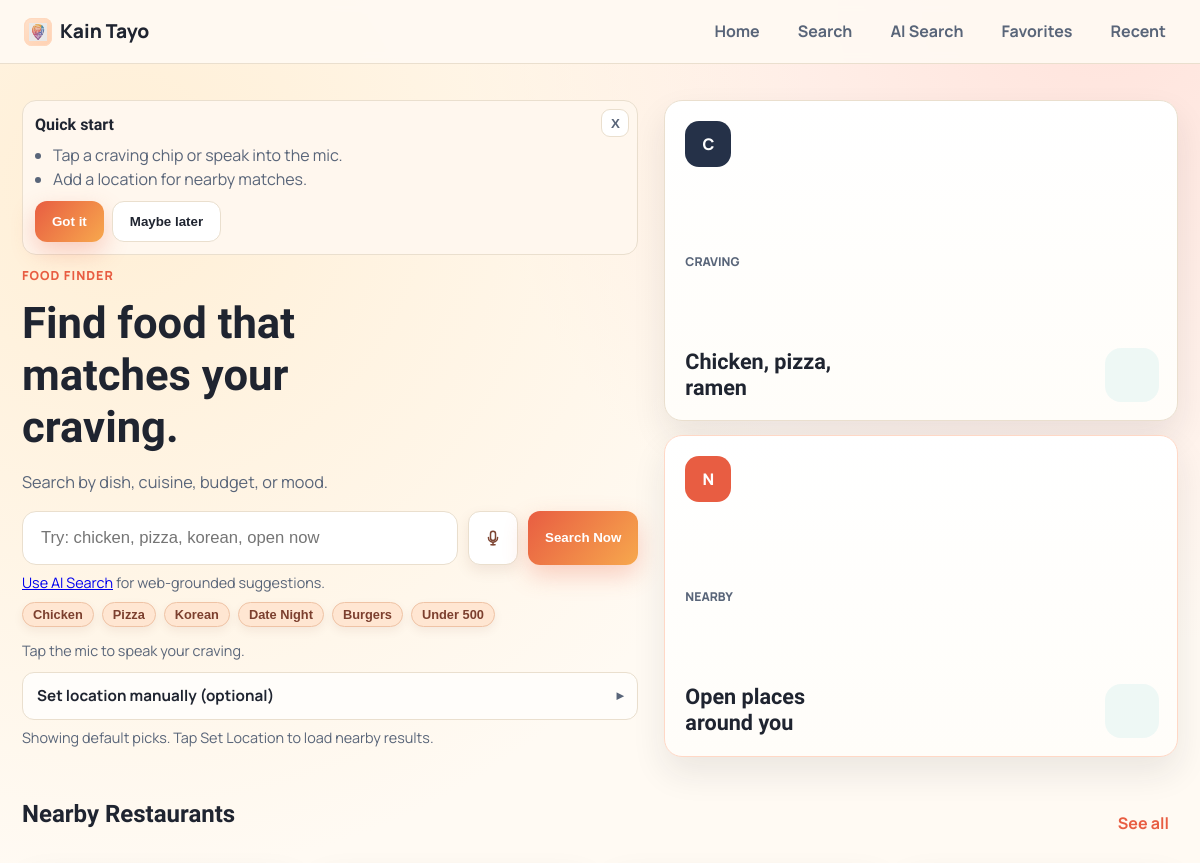
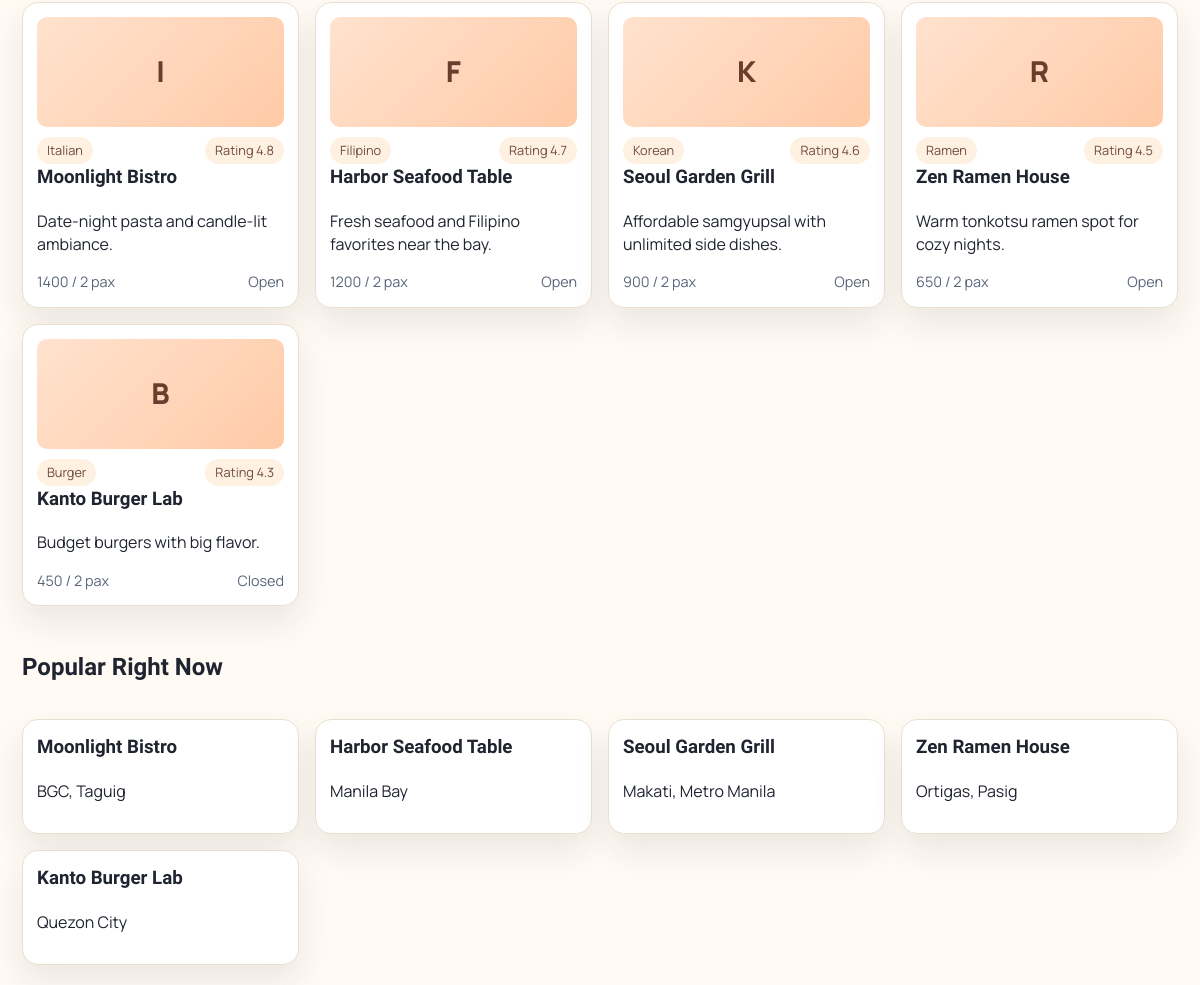
The page / on the database its author committed (2 pictures, top to bottom).
### restaurants/models.py (models this page shows, shortened)
class Restaurant(models.Model):
    name = models.CharField(max_length=255)
    cuisine = models.CharField(max_length=120)
    mood_tags = models.CharField(max_length=255, blank=True)
    description = models.TextField(blank=True)
    price_level = models.PositiveSmallIntegerField(default=2)  # 1=budget, 4=premium
    average_cost_for_two = models.PositiveIntegerField(default=500)
    rating = models.DecimalField(max_digits=2, decimal_places=1, default=4.0)
    is_open_now = models.BooleanField(default=True)
    latitude = models.FloatField()
    longitude = models.FloatField()
    address = models.CharField(max_length=255)
    embedding = VectorField(dimensions=768, null=True, blank=True)
    created_at = models.DateTimeField(auto_now_add=True)
    updated_at = models.DateTimeField(auto_now=True)
    class Meta:
        ordering = ["-rating", "average_cost_for_two"]
        indexes = [
            models.Index(fields=["cuisine"], name="restaurant_cuisine_idx"),
            models.Index(fields=["is_open_now"], name="restaurant_open_now_idx"),
            models.Index(fields=["-rating"], name="restaurant_rating_desc_idx"),
            models.Index(fields=["average_cost_for_two"], name="restaurant_budget_idx"),
        ]

### restaurants/views.py (the view)
# urls.py: path("", views.home_page, name="home"),
@ensure_csrf_cookie
def home_page(request):
    nearby_spots = Restaurant.objects.order_by("-rating")[:12]
    trending = (
        Restaurant.objects.annotate(favorites_count=Count("favorited_by"))
        .order_by("-is_open_now", "-favorites_count", "-rating", "average_cost_for_two")[:8]
    )
    return render(
        request,
        "restaurants/home.html",
        {
            "nearby_spots": nearby_spots,
            "trending": trending,
            "mapbox_access_token": settings.MAPBOX_ACCESS_TOKEN,
        },
    )

### restaurants/templates/restaurants/home.html (shortened to what this page needs)
{% extends "restaurants/base.html" %}
{% load static %}
{% block content %}
<section class="hero">
    <div class="hero-copy">
        <div id="homeOnboardingMount"></div>
        <p class="hero-kicker">Food Finder</p>
        <h1>Find food that matches your craving.</h1>
        <p class="hero-subtext">
            Search by dish, cuisine, budget, or mood.
        </p>
        <form class="hero-search" action="/search/" method="get">
            <input
                id="homeQueryInput"
                name="q"
                type="text"
                placeholder="Try: chicken, pizza, korean, open now"
            />
            <button id="homeVoiceBtn" class="icon-btn home-voice-btn" type="button" aria-label="Tell me what you want">
            </button>
            <button class="btn primary" type="submit">Search Now</button>
        </form>
        <p class="helper-text"><a href="/ai-search/">Use AI Search</a> for web-grounded suggestions.</p>
        <div class="recommendation-chips" id="recommendationChips">
            <button class="chip clickable-chip" type="button" data-query="chicken">Chicken</button>
            <button class="chip clickable-chip" type="button" data-query="pizza">Pizza</button>
            <button class="chip clickable-chip" type="button" data-query="korean">Korean</button>
            <button class="chip clickable-chip" type="button" data-query="quiet date place">Date Night</button>
            <button class="chip clickable-chip" type="button" data-query="burger">Burgers</button>
            <button class="chip clickable-chip" type="button" data-query="under 500">Under 500</button>
        </div>
        <p id="homeVoiceStatus" class="helper-text">Tap the mic to speak your craving.</p>
        <details class="location-details">
            <summary>Set location manually (optional)</summary>
        </details>
        <p id="homeLocationStatus" class="helper-text">Set a location for nearby picks.</p>
    </div>
    <div class="hero-panel">
        <div class="mini-card visual-card craving-card">
            <span class="visual-card-icon" aria-hidden="true">C</span>
            <p>Craving</p>
            <h3>Chicken, pizza, ramen</h3>
        </div>
        <div class="mini-card visual-card nearby-card highlight">
            <span class="visual-card-icon" aria-hidden="true">N</span>
            <p>Nearby</p>
            <h3>Open places around you</h3>
        </div>
    </div>
</section>
<section class="grid-section">
    <div class="section-head">
        <h2>Nearby Restaurants</h2>
        <a href="/nearby/">See all</a>
    </div>
    <div class="restaurant-grid" id="nearbyGrid">
        {% for restaurant in nearby_spots %}
        <a class="restaurant-card card-link" href="/restaurant/{{ restaurant.id }}/">
            <div class="card-thumb card-thumb-default">{{ restaurant.cuisine|slice:":1"|upper }}</div>
            <div class="chip-row">
                <span class="chip">{{ restaurant.cuisine|title }}</span>
                <span class="chip">Rating {{ restaurant.rating }}</span>
            </div>
            <h3>{{ restaurant.name }}</h3>
            <p>{{ restaurant.description|truncatechars:96 }}</p>
            <div class="card-meta">
                <span>{{ restaurant.average_cost_for_two }} / 2 pax</span>
                <span>{% if restaurant.is_open_now %}Open{% else %}Closed{% endif %}</span>
            </div>
        </a>
        {% empty %}
        <p class="empty-state">No nearby restaurants yet. Try again after location is detected.</p>
        {% endfor %}
    </div>
</section>
<section class="grid-section">
    <div class="section-head">
        <h2>Popular Right Now</h2>
    </div>
    <div class="restaurant-grid compact">
        {% for restaurant in trending %}
        <a class="restaurant-card compact-card card-link" href="/restaurant/{{ restaurant.id }}/">
            <h3>{{ restaurant.name }}</h3>
            <p>{{ restaurant.address }}</p>
        </a>
        {% endfor %}
    </div>
</section>
{% endblock %}

### restaurants/templates/restaurants/base.html (shortened to what this page needs)
{% load static %}
<!DOCTYPE html>
<html lang="en">
<head>
    <link rel="stylesheet" href="{% static 'restaurants/css/styles.css' %}" />
</head>
<body>
    <header class="topbar">
        <div class="brand-wrap">
            <a class="brand" href="/">
                <span class="brand-logo" aria-hidden="true">
                    <img src="{% static 'restaurants/icons/logo.svg' %}" alt="" loading="eager" decoding="async" />
                </span>
                Kain Tayo
            </a>
        </div>
        <nav class="main-nav" id="mainNav" aria-label="Primary navigation">
            <a href="/">Home</a>
            <a href="/search/">Search</a>
            <a href="/ai-search/">AI Search</a>
            <a href="/favorites/">Favorites</a>
            <a href="/recent/">Recent</a>
        </nav>
    </header>
    <main id="mainContent">
        {% block content %}{% endblock %}
    </main>
</body>
</html>

### rows shown on the page
Restaurant: cuisine "I", cuisine "Italian", rating "4.8", name "Moonlight Bistro", description "Date-night pasta and candle-lit ambiance.", average_cost_for_two "1400", is_open_now "Open", address "BGC, Taguig"
Restaurant: cuisine "F", cuisine "Filipino", rating "4.7", name "Harbor Seafood Table", description "Fresh seafood and Filipino favorites near the bay.", average_cost_for_two "1200", is_open_now "Open", address "Manila Bay"
Restaurant: cuisine "K", cuisine "Korean", rating "4.6", name "Seoul Garden Grill", description "Affordable samgyupsal with unlimited side dishes.", average_cost_for_two "900", is_open_now "Open", address "Makati, Metro Manila"
Restaurant: cuisine "R", cuisine "Ramen", rating "4.5", name "Zen Ramen House", description "Warm tonkotsu ramen spot for cozy nights.", average_cost_for_two "650", is_open_now "Open", address "Ortigas, Pasig"
Restaurant: cuisine "B", cuisine "Burger", rating "4.3", name "Kanto Burger Lab", description "Budget burgers with big flavor.", average_cost_for_two "450", is_open_now "Closed", address "Quezon City"
